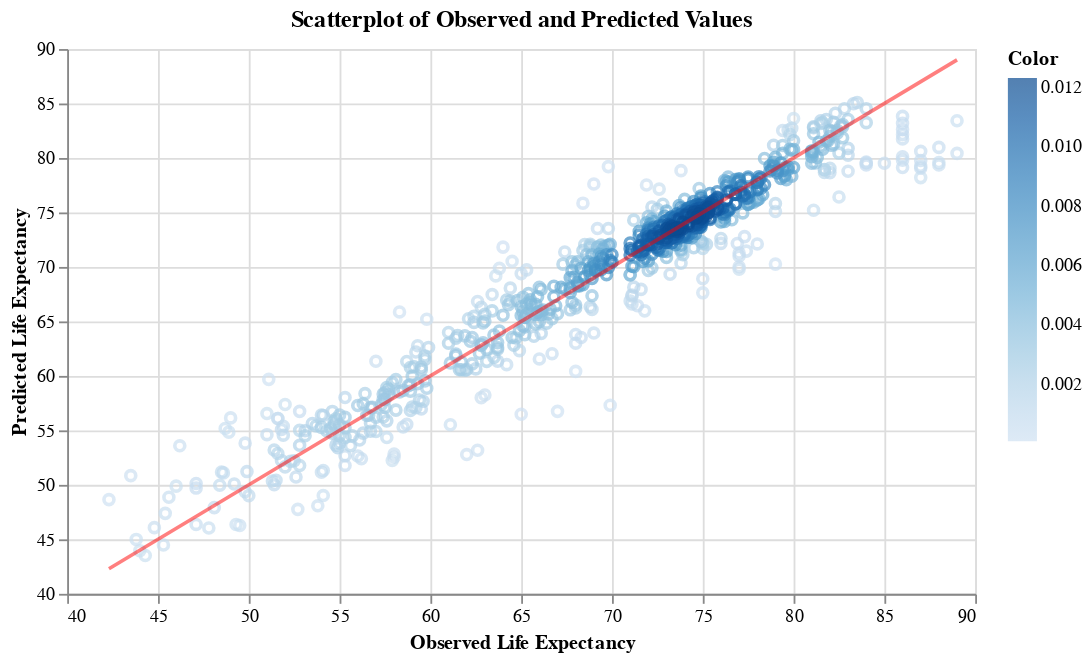

Notebook code cell kept with this figure:
### Markdown cell above
***Visualize Results***

### Code cell
# create graph
visualize(svr_pred)

### Figure 1 — Vega-Lite specification as saved in the notebook (floating-point values rounded to 4 significant figures; data arrays with more than 128 entries replaced by an {"elided": "..."} marker saying what was removed)
{"config": {"view": {"continuousWidth": 400, "continuousHeight": 300}}, "layer": [{"data": {"name": "data-9af6685f10ca790816f4bd60f61d3909"}, "mark": "point", "encoding": {"color": {"type": "quantitative", "field": "Color", "scale": {"scheme": "blues"}}, "x": {"type": "quantitative", "field": "Observed", "scale": {"zero": false}}, "y": {"type": "quantitative", "field": "Predicted", "scale": {"zero": false}}}, "title": "Scatterplot of Observed and Predicted Values"}, {"data": {"name": "data-64b414a86a31beb6666686d928dbf5e3"}, "mark": {"type": "line", "color": "red", "opacity": 0.5}, "encoding": {"x": {"type": "quantitative", "field": "x", "scale": {"zero": false}, "title": "Observed Life Expectancy"}, "y": {"type": "quantitative", "field": "y", "scale": {"zero": false}, "title": "Predicted Life Expectancy"}}}], "height": 300, "width": 500, "$schema": "https://vega.github.io/schema/vega-lite/v4.8.1.json", "datasets": {"data-9af6685f10ca790816f4bd60f61d3909": {"elided": "734 records"}, "data-64b414a86a31beb6666686d928dbf5e3": [{"x": 42.3, "y": 42.3}, {"x": 53.97, "y": 53.97}, {"x": 65.65, "y": 65.65}, {"x": 77.33, "y": 77.33}, {"x": 89.0, "y": 89.0}]}}
